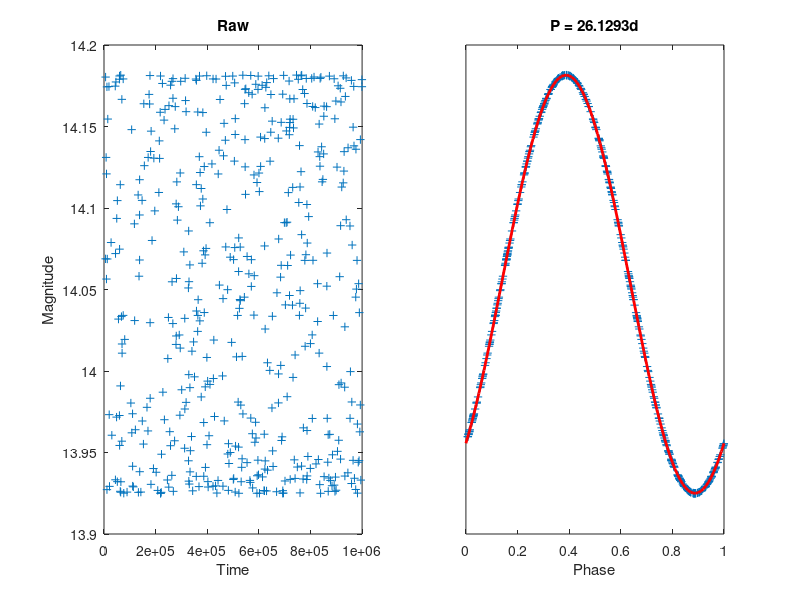

Source code (MATLAB):
num_observations = 500;
min_time = 0;
max_time = 10^6;
min_periods = 1;
max_periods = 3;
min_components = 1;
max_components = 7;
min_period = 0.1;
max_period = 50;
min_light = 12;
max_light = 18;
min_amp = -1;
max_amp = 1;
min_phi = 0;
max_phi = 2*pi;
err = 0;%10^-10;

t = sort(unifrnd(min_time, max_time, num_observations, 1));
periodicities = floor(unifrnd(min_periods, max_periods+1, 1, 1));
p = sort(unifrnd(min_period, max_period, 1, periodicities), 'descend');
n = floor(unifrnd(min_components, max_components+1, 1, periodicities));
A = zeros(periodicities, max(n), 2);
for p_i = 1:periodicities
    zs = zeros(1, max(n) - n(p_i));
    %A(p_i, :, 1) = [unifrnd(min_amp,max_amp,2,n(p_i)) ...
    %                    ./ 10 .^ [1:n(p_i); 1:n(p_i)] ...
    %                zeros(2, max(n) - n(p_i))]';%zs];
    A(p_i, :, 1) = [unifrnd(min_amp,max_amp,1,n(p_i))./10.^(1:n(p_i)) zs];
    A(p_i, :, 2) = [unifrnd(min_amp,max_amp,1,n(p_i))./10.^(1:n(p_i)) zs];
end

A0 = unifrnd(min_light, max_light, 1, 1);
m = ones(num_observations, 1) * A0 + normrnd(0, err, num_observations, 1);
for ii = 1:num_observations
    for jj = 1:periodicities
        ph = mod(t(ii) ./ p(jj), 1);
        for kk = 1:n(jj)
            for ll = 0:1
                m(ii) = m(ii) + A(jj,kk,ll+1) * sin(2*pi*kk*ph + ll*pi/2);
            end
            %m(ii) = m(ii) + ...
            %    A(jj, kk, 1) * cos(2*pi*kk * mod(t(ii) ./ p(jj), 1)) + ...
            %    A(jj, kk, 2) * sin(2*pi*kk * mod(t(ii) ./ p(jj), 1));
        end
    end
end

figure
set(gca,'YDir','reverse')
subplot(1, periodicities+1, 1)
plot(t, m, '+')
xlabel('Time')
ylabel('Magnitude')
title('Raw')
for jj = 1:periodicities
    subplot(1, periodicities+1, jj+1)
    x = mod(t ./ p(jj), 1);
    plot(x, m, '+')
    
    %[x, x_index] = sort(mod(t ./ p(d_i), 1));
    %ms = m(x_index);
    
    %[val, m_index] = max(m);
    %plot(mod(x+x(m_index),1), m, '+');
    
    %plot([x(m_index:length(m)); x(1:m_index-1)], ...
    %     [ms(m_index:length(m)); ms(1:m_index-1)], '+')
    
    hold on
    x = 0:.01:1;
    fx = A0;
    for kk = 1:n(jj)
        for ll = 0:1
            ph = x;%mod(x+x(m_index),1);
            fx = fx + A(jj,kk,ll+1) * sin(2*pi*kk*ph + ll*pi/2);
        end
    end
    plot(x, fx, 'r', 'LineWidth', 2)
    hold off
    
    set(gca,'YTick',[])
    xlabel('Phase')
    title(['P = ' num2str(p(jj)) 'd'])
end
